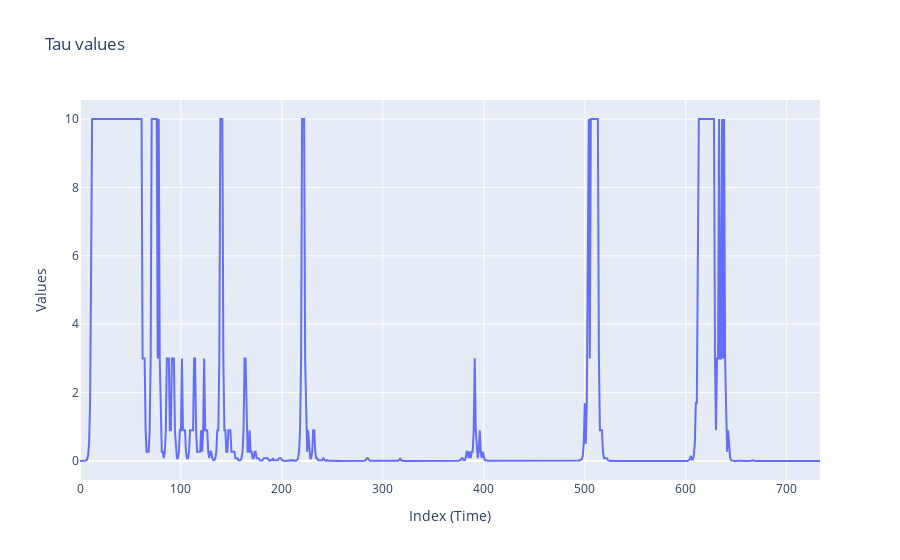

This figure's notebook cell:
### Code cell
#plot tau values
fig = make_subplots(rows=1, cols=1)

# Adding traces for each column against the index
for column in ['tau']:
    fig.add_trace(go.Scatter(x=df.index, y=df[column], mode='lines', name=column))

# Update layout for better visualization
fig.update_layout(
    title='Tau values',
    xaxis_title='Index (Time)',
    yaxis_title='Values',
    legend_title='Metrics',
    hovermode='x unified'
)

# Show plot
fig.show()

### Figure 1 — Plotly figure (JSON) as saved in the notebook; plotly's stock layout.template omitted (floating-point values rounded to 4 significant figures; data arrays with more than 128 entries replaced by an {"elided": "..."} marker saying what was removed)
{"data": [{"mode": "lines", "name": "tau", "type": "scatter", "x": {"elided": "734 int values"}, "y": {"elided": "734 float values"}}], "layout": {"hovermode": "x unified", "legend": {"title": {"text": "Metrics"}}, "title": {"text": "Tau values"}, "xaxis": {"anchor": "y", "domain": [0, 1], "title": {"text": "Index (Time)"}}, "yaxis": {"anchor": "x", "domain": [0, 1], "title": {"text": "Values"}}}}
